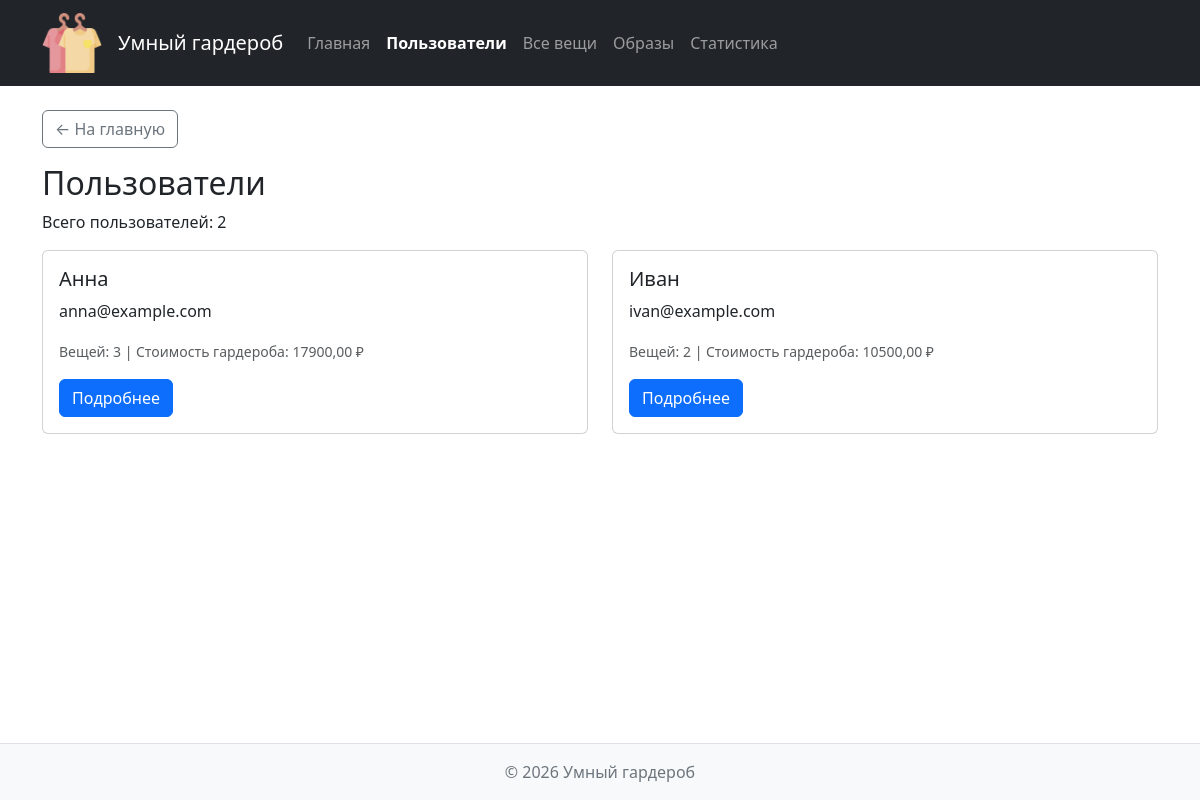
/users/, run on the app's committed database.
### accounts/views.py (the view)
# urls.py: path("", views.user_list, name="user_list"),
def user_list(request):
    conn = get_connection()
    conn.row_factory = sqlite3.Row
    users = conn.execute(
        """
        SELECT u.id, u.name, u.email,
        COUNT(ci.id) AS items_count,
        COALESCE(SUM(ci.price * ci.quantity), 0) AS total_cost
        FROM users u
        LEFT JOIN clothing_items ci ON u.id = ci.user_id
        GROUP BY u.id, u.name, u.email
        ORDER BY u.name
        """
    ).fetchall()
    conn.close()
    return render(request, "accounts/user_list.html", {"users": users})

### db/database.py (called while the page is built)
def get_connection():
    conn = sqlite3.connect(DB_PATH)
    conn.execute("PRAGMA foreign_keys = ON")
    conn.row_factory = sqlite3.Row
    return conn

### accounts/templates/accounts/user_list.html (shortened to what this page needs)
{% extends 'base.html' %}
{% block content %}
<a href="{% url 'homepage:index' %}" class="btn btn-outline-secondary mb-3">← На главную</a>
<h2>Пользователи</h2>
<p>Всего пользователей: {{ users|length }}</p>
{% if users %}
<div class="row">
    {% for user in users %}
    <div class="col-md-6 mb-3">
        <div class="card">
            <div class="card-body">
                <h5 class="card-title">{{ user.name|default:"Без имени" }}</h5>
                <p class="card-text">{{ user.email }}</p>
                <p class="card-text">
                    <small class="text-muted">
                        Вещей: {{ user.items_count }} |
                        Стоимость гардероба: {{ user.total_cost|floatformat:2 }} ₽
                    </small>
                </p>
                <a href="{% url 'accounts:user_detail' user.id %}" class="btn btn-primary">Подробнее</a>
            </div>
        </div>
    </div>
    {% endfor %}
</div>
{% else %}
<p class="text-muted">Пользователей пока нет.</p>
{% endif %}
{% endblock %}

### homepage/static/homepage/css/style.css (style rules this page uses)
body { min-height: 100vh; display: flex; flex-direction: column; }

### data on the page
users: name "Анна", email "anna@example.com", items_count "3", total_cost "17900,00"
users: name "Иван", email "ivan@example.com", items_count "2", total_cost "10500,00"

### other printed values
{{ users|length }} "2"
